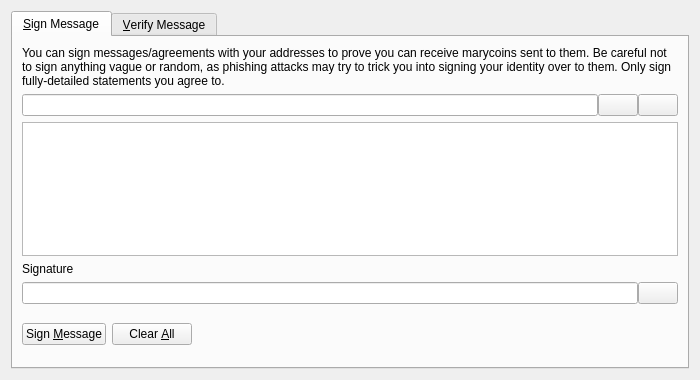
<?xml version="1.0" encoding="UTF-8"?>
<ui version="4.0">
 <class>SignVerifyMessageDialog</class>
 <widget class="QDialog" name="SignVerifyMessageDialog">
  <property name="geometry">
   <rect>
    <x>0</x>
    <y>0</y>
    <width>700</width>
    <height>380</height>
   </rect>
  </property>
  <property name="windowTitle">
   <string>Signatures - Sign / Verify a Message</string>
  </property>
  <property name="modal">
   <bool>true</bool>
  </property>
  <layout class="QVBoxLayout" name="verticalLayout">
   <item>
    <widget class="QTabWidget" name="tabWidget">
     <property name="currentIndex">
      <number>0</number>
     </property>
     <widget class="QWidget" name="tabSignMessage">
      <attribute name="title">
       <string>&amp;Sign Message</string>
      </attribute>
      <layout class="QVBoxLayout" name="verticalLayout_SM">
       <item>
        <widget class="QLabel" name="infoLabel_SM">
         <property name="text">
          <string>You can sign messages/agreements with your addresses to prove you can receive marycoins sent to them. Be careful not to sign anything vague or random, as phishing attacks may try to trick you into signing your identity over to them. Only sign fully-detailed statements you agree to.</string>
         </property>
         <property name="textFormat">
          <enum>Qt::PlainText</enum>
         </property>
         <property name="wordWrap">
          <bool>true</bool>
         </property>
        </widget>
       </item>
       <item>
        <layout class="QHBoxLayout" name="horizontalLayout_1_SM">
         <property name="spacing">
          <number>0</number>
         </property>
         <item>
          <widget class="QValidatedLineEdit" name="addressIn_SM">
           <property name="toolTip">
            <string>The Marycoin address to sign the message with</string>
           </property>
          </widget>
         </item>
         <item>
          <widget class="QPushButton" name="addressBookButton_SM">
           <property name="toolTip">
            <string>Choose previously used address</string>
           </property>
           <property name="text">
            <string/>
           </property>
           <property name="icon">
            <iconset resource="../bitcoin.qrc">
             <normaloff>:/icons/address-book</normaloff>:/icons/address-book</iconset>
           </property>
           <property name="shortcut">
            <string>Alt+A</string>
           </property>
           <property name="autoDefault">
            <bool>false</bool>
           </property>
          </widget>
         </item>
         <item>
          <widget class="QPushButton" name="pasteButton_SM">
           <property name="toolTip">
            <string>Paste address from clipboard</string>
           </property>
           <property name="text">
            <string/>
           </property>
           <property name="icon">
            <iconset resource="../bitcoin.qrc">
             <normaloff>:/icons/editpaste</normaloff>:/icons/editpaste</iconset>
           </property>
           <property name="shortcut">
            <string>Alt+P</string>
           </property>
           <property name="autoDefault">
            <bool>false</bool>
           </property>
          </widget>
         </item>
        </layout>
       </item>
       <item>
        <widget class="QPlainTextEdit" name="messageIn_SM">
         <property name="toolTip">
          <string>Enter the message you want to sign here</string>
         </property>
        </widget>
       </item>
       <item>
        <widget class="QLabel" name="signatureLabel_SM">
         <property name="text">
          <string>Signature</string>
         </property>
         <property name="textFormat">
          <enum>Qt::PlainText</enum>
         </property>
        </widget>
       </item>
       <item>
        <layout class="QHBoxLayout" name="horizontalLayout_2_SM">
         <property name="spacing">
          <number>0</number>
         </property>
         <item>
          <widget class="QLineEdit" name="signatureOut_SM">
           <property name="font">
            <font>
             <italic>true</italic>
            </font>
           </property>
           <property name="readOnly">
            <bool>true</bool>
           </property>
          </widget>
         </item>
         <item>
          <widget class="QPushButton" name="copySignatureButton_SM">
           <property name="toolTip">
            <string>Copy the current signature to the system clipboard</string>
           </property>
           <property name="text">
            <string/>
           </property>
           <property name="icon">
            <iconset resource="../bitcoin.qrc">
             <normaloff>:/icons/editcopy</normaloff>:/icons/editcopy</iconset>
           </property>
           <property name="autoDefault">
            <bool>false</bool>
           </property>
          </widget>
         </item>
        </layout>
       </item>
       <item>
        <layout class="QHBoxLayout" name="horizontalLayout_3_SM">
         <item>
          <widget class="QPushButton" name="signMessageButton_SM">
           <property name="toolTip">
            <string>Sign the message to prove you own this Marycoin address</string>
           </property>
           <property name="text">
            <string>Sign &amp;Message</string>
           </property>
           <property name="icon">
            <iconset resource="../bitcoin.qrc">
             <normaloff>:/icons/edit</normaloff>:/icons/edit</iconset>
           </property>
           <property name="autoDefault">
            <bool>false</bool>
           </property>
          </widget>
         </item>
         <item>
          <widget class="QPushButton" name="clearButton_SM">
           <property name="toolTip">
            <string>Reset all sign message fields</string>
           </property>
           <property name="text">
            <string>Clear &amp;All</string>
           </property>
           <property name="icon">
            <iconset resource="../bitcoin.qrc">
             <normaloff>:/icons/remove</normaloff>:/icons/remove</iconset>
           </property>
           <property name="autoDefault">
            <bool>false</bool>
           </property>
          </widget>
         </item>
         <item>
          <spacer name="horizontalSpacer_1_SM">
           <property name="orientation">
            <enum>Qt::Horizontal</enum>
           </property>
           <property name="sizeHint" stdset="0">
            <size>
             <width>40</width>
             <height>48</height>
            </size>
           </property>
          </spacer>
         </item>
         <item>
          <widget class="QLabel" name="statusLabel_SM">
           <property name="font">
            <font>
             <weight>75</weight>
             <bold>true</bold>
            </font>
           </property>
           <property name="text">
            <string/>
           </property>
           <property name="wordWrap">
            <bool>true</bool>
           </property>
          </widget>
         </item>
         <item>
          <spacer name="horizontalSpacer_2_SM">
           <property name="orientation">
            <enum>Qt::Horizontal</enum>
           </property>
           <property name="sizeHint" stdset="0">
            <size>
             <width>40</width>
             <height>48</height>
            </size>
           </property>
          </spacer>
         </item>
        </layout>
       </item>
      </layout>
     </widget>
     <widget class="QWidget" name="tabVerifyMessage">
      <attribute name="title">
       <string>&amp;Verify Message</string>
      </attribute>
      <layout class="QVBoxLayout" name="verticalLayout_VM">
       <item>
        <widget class="QLabel" name="infoLabel_VM">
         <property name="text">
          <string>Enter the receiver's address, message (ensure you copy line breaks, spaces, tabs, etc. exactly) and signature below to verify the message. Be careful not to read more into the signature than what is in the signed message itself, to avoid being tricked by a man-in-the-middle attack. Note that this only proves the signing party receives with the address, it cannot prove sendership of any transaction!</string>
         </property>
         <property name="textFormat">
          <enum>Qt::PlainText</enum>
         </property>
         <property name="alignment">
          <set>Qt::AlignLeading|Qt::AlignLeft|Qt::AlignTop</set>
         </property>
         <property name="wordWrap">
          <bool>true</bool>
         </property>
        </widget>
       </item>
       <item>
        <layout class="QHBoxLayout" name="horizontalLayout_1_VM">
         <property name="spacing">
          <number>0</number>
         </property>
         <item>
          <widget class="QValidatedLineEdit" name="addressIn_VM">
           <property name="toolTip">
            <string>The Marycoin address the message was signed with</string>
           </property>
          </widget>
         </item>
         <item>
          <widget class="QPushButton" name="addressBookButton_VM">
           <property name="toolTip">
            <string>Choose previously used address</string>
           </property>
           <property name="text">
            <string/>
           </property>
           <property name="icon">
            <iconset resource="../bitcoin.qrc">
             <normaloff>:/icons/address-book</normaloff>:/icons/address-book</iconset>
           </property>
           <property name="shortcut">
            <string>Alt+A</string>
           </property>
           <property name="autoDefault">
            <bool>false</bool>
           </property>
          </widget>
         </item>
        </layout>
       </item>
       <item>
        <widget class="QPlainTextEdit" name="messageIn_VM"/>
       </item>
       <item>
        <widget class="QValidatedLineEdit" name="signatureIn_VM"/>
       </item>
       <item>
        <layout class="QHBoxLayout" name="horizontalLayout_2_VM">
         <item>
          <widget class="QPushButton" name="verifyMessageButton_VM">
           <property name="toolTip">
            <string>Verify the message to ensure it was signed with the specified Marycoin address</string>
           </property>
           <property name="text">
            <string>Verify &amp;Message</string>
           </property>
           <property name="icon">
            <iconset resource="../bitcoin.qrc">
             <normaloff>:/icons/transaction_0</normaloff>:/icons/transaction_0</iconset>
           </property>
           <property name="autoDefault">
            <bool>false</bool>
           </property>
          </widget>
         </item>
         <item>
          <widget class="QPushButton" name="clearButton_VM">
           <property name="toolTip">
            <string>Reset all verify message fields</string>
           </property>
           <property name="text">
            <string>Clear &amp;All</string>
           </property>
           <property name="icon">
            <iconset resource="../bitcoin.qrc">
             <normaloff>:/icons/remove</normaloff>:/icons/remove</iconset>
           </property>
           <property name="autoDefault">
            <bool>false</bool>
           </property>
          </widget>
         </item>
         <item>
          <spacer name="horizontalSpacer_1_VM">
           <property name="orientation">
            <enum>Qt::Horizontal</enum>
           </property>
           <property name="sizeHint" stdset="0">
            <size>
             <width>40</width>
             <height>48</height>
            </size>
           </property>
          </spacer>
         </item>
         <item>
          <widget class="QLabel" name="statusLabel_VM">
           <property name="font">
            <font>
             <weight>75</weight>
             <bold>true</bold>
            </font>
           </property>
           <property name="text">
            <string/>
           </property>
           <property name="wordWrap">
            <bool>true</bool>
           </property>
          </widget>
         </item>
         <item>
          <spacer name="horizontalSpacer_2_VM">
           <property name="orientation">
            <enum>Qt::Horizontal</enum>
           </property>
           <property name="sizeHint" stdset="0">
            <size>
             <width>40</width>
             <height>48</height>
            </size>
           </property>
          </spacer>
         </item>
        </layout>
       </item>
      </layout>
     </widget>
    </widget>
   </item>
  </layout>
 </widget>
 <customwidgets>
  <customwidget>
   <class>QValidatedLineEdit</class>
   <extends>QLineEdit</extends>
   <header>qvalidatedlineedit.h</header>
  </customwidget>
 </customwidgets>
 <resources>
  <include location="../bitcoin.qrc"/>
 </resources>
 <connections/>
</ui>
